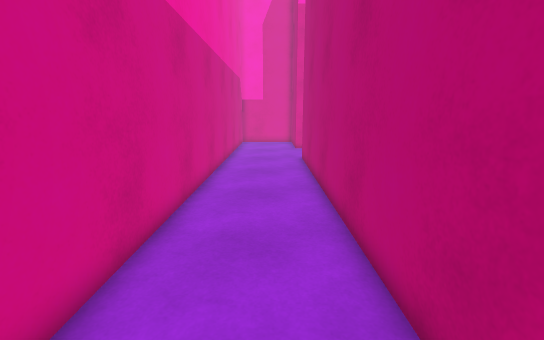
View 1 (above)

21 first-person views from a walk through a scene from a Unity 3-D project. The camera is 1.5 m above the floor, tilts 12° down and sees 90° across. The floor is counted in squares, 0.5 m on a side. Each view is taken from the middle of a square. On the plan, view 1 faces up. The plan holds only what a view shows up to about 20 squares ahead; the rest is blank. The player character is not drawn.

View 2
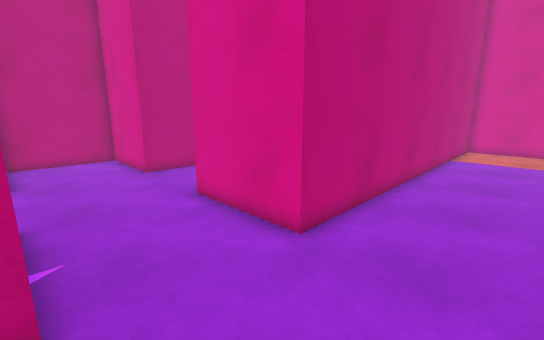

View 3
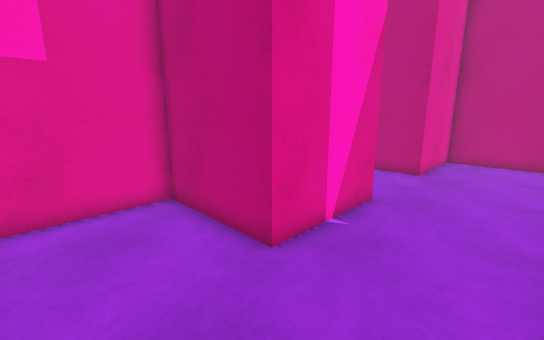

View 4
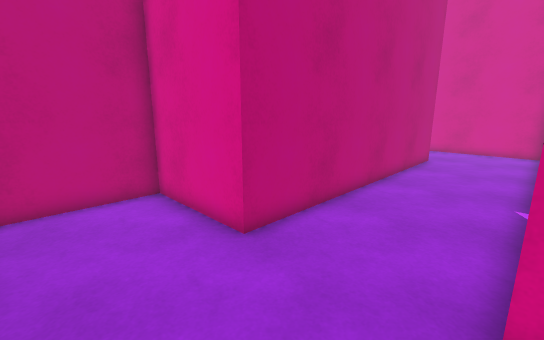

View 5
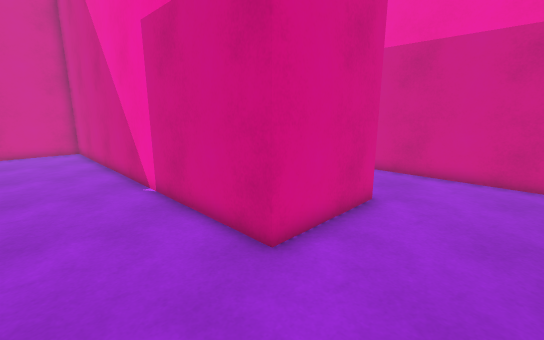

View 6
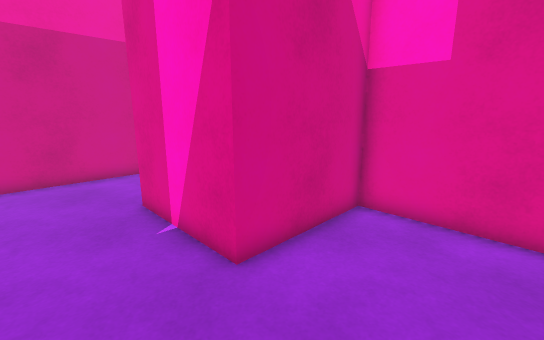

View 7
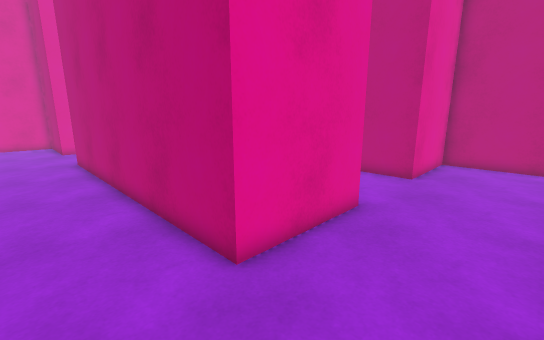

View 8
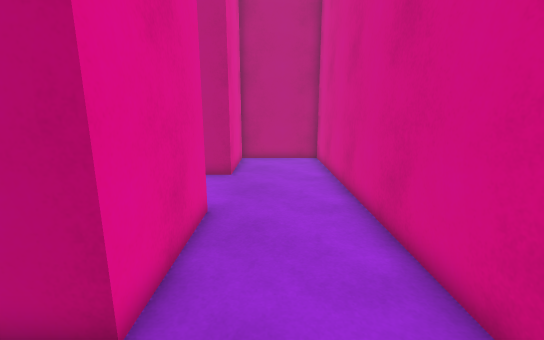

View 9
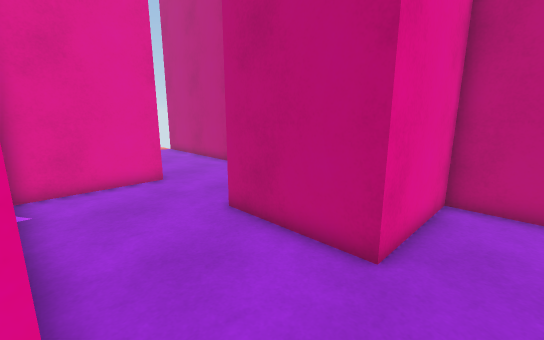

View 10
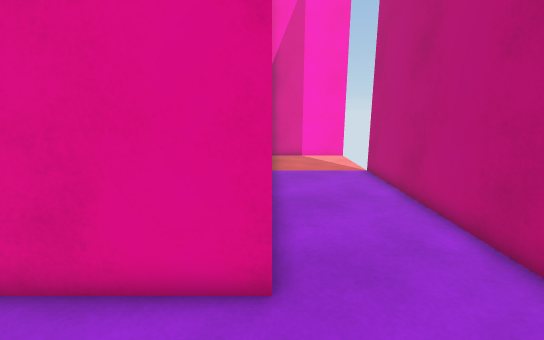

View 11
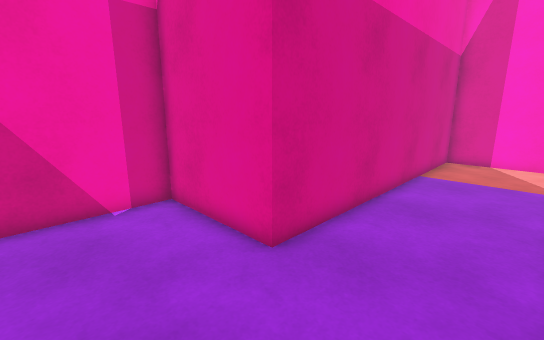

View 12
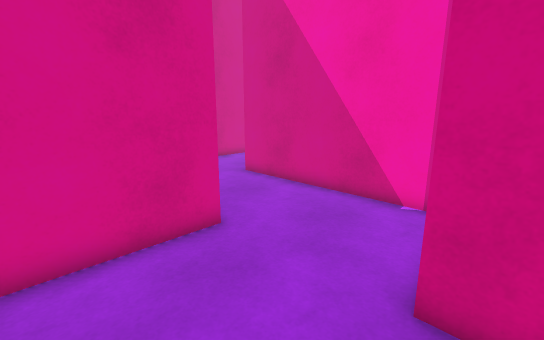

View 13
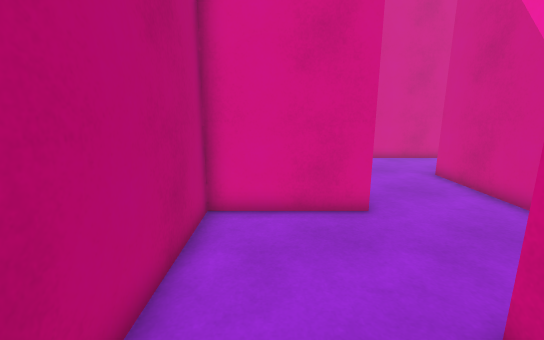

View 14
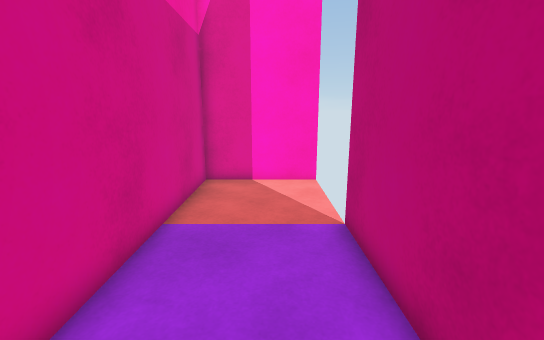

View 15
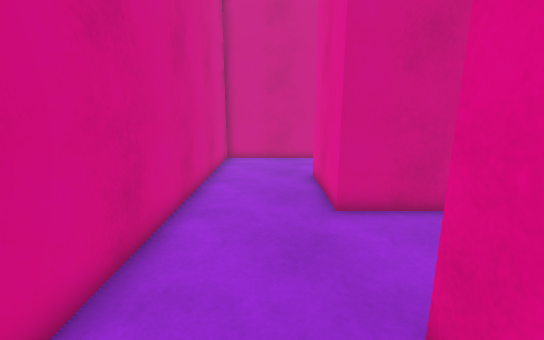

View 16
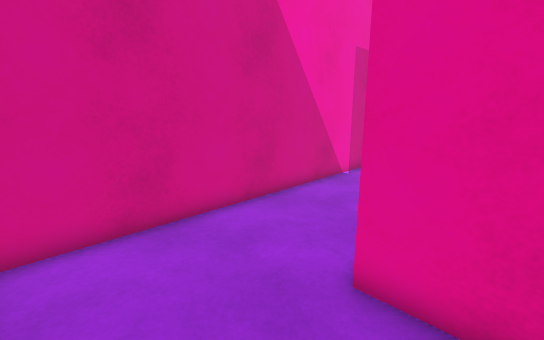

View 17
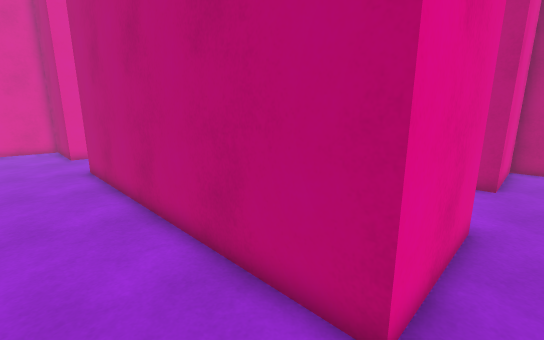

View 18
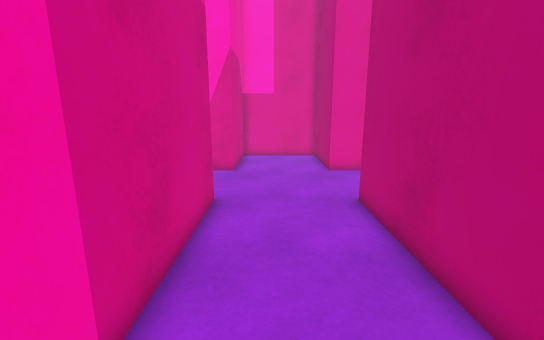

View 19
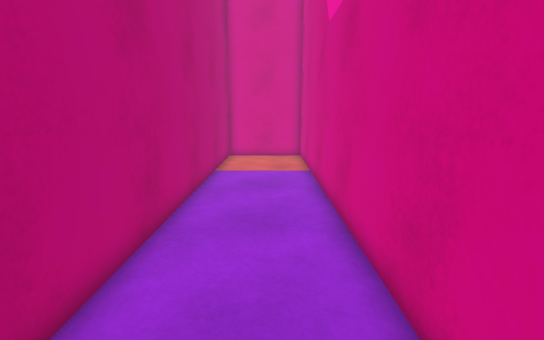

View 20
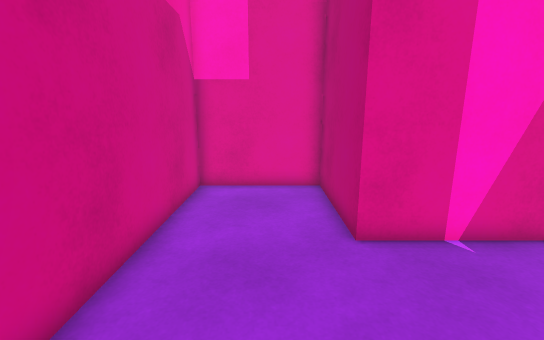

View 21
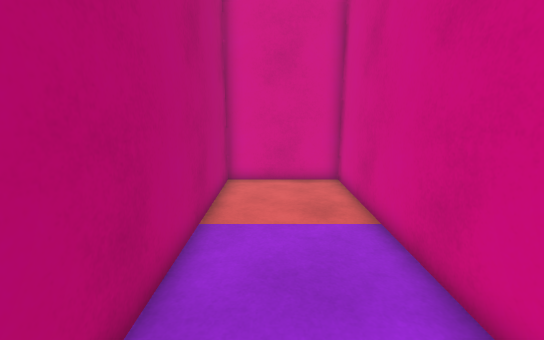

### Floor plan
Points are (right, up) in squares from view 1. A wall is a line through its corners. A room is listed if a view was taken in it or the views show most of it. See-through windows are left out.
Room 1 (views 1, 2, 3, 4, 5, 6, 7, 8, 9, 15, 16, 17, 18, 19, 20, 21)
walls: (22, 13) (17, 13) (17, 3) (12, 3) (12, 18) (17, 18) (17, 23) (12, 23) (12, 28) (7, 28) (7, 23) (2, 23) (2, 28) (-3, 28) (-3, -2) (2, -2) (2, 18) (7, 18) (7, -2) (27, -2) (27, 3) (22, 3) (22, 8)
ways out: opening at (22, 10.5) to room 2
Room 2 (views 10, 11, 12, 13, 14)
walls: (22, 8) (27, 8) (27, 23); (27.1, 28) (22, 28) (22, 13)
ways out: opening at (22, 10.5) to room 1

Positions as (right, up) in squares from view 1, and headings:
1: (0, 0), facing up
2: (-2, 23), facing down-right
3: (-2, 19), facing up-right
4: (7, 22), facing down-right
5: (11, 22), facing down-left
6: (11, 20), facing up-left
7: (9, -1), facing up-right
8: (9, 1), facing right
9: (17, 1), facing up-right
10: (22, 9), facing up
11: (26, 9), facing up-left
12: (26, 14), facing down-left
13: (25, 16), facing down
14: (25, 16), facing up
15: (25, 1), facing left
16: (14, -1), facing up-left
17: (9, 2), facing up-right
18: (9, 9), facing up
19: (-1, 17), facing down
20: (0, 17), facing up
21: (0, 10), facing down
